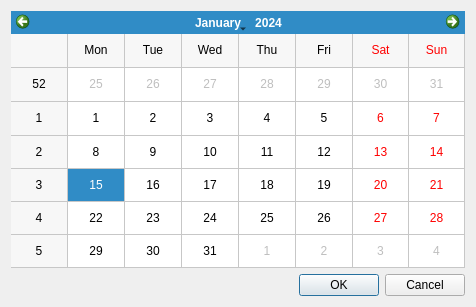
<?xml version="1.0" encoding="UTF-8"?>
<ui version="4.0">
 <class>MeteoCatDownloadDialog</class>
 <widget class="QDialog" name="MeteoCatDownloadDialog">
  <property name="geometry">
   <rect>
    <x>0</x>
    <y>0</y>
    <width>476</width>
    <height>307</height>
   </rect>
  </property>
  <property name="sizePolicy">
   <sizepolicy hsizetype="Expanding" vsizetype="Preferred">
    <horstretch>0</horstretch>
    <verstretch>0</verstretch>
   </sizepolicy>
  </property>
  <property name="windowTitle">
   <string>Meteo.cat Lightning Download</string>
  </property>
  <layout class="QGridLayout" name="gridLayout">
   <item row="0" column="0">
    <layout class="QVBoxLayout" name="verticalLayout">
     <item>
      <widget class="QCalendarWidget" name="_cal_download_day">
       <property name="gridVisible">
        <bool>true</bool>
       </property>
      </widget>
     </item>
    </layout>
   </item>
   <item row="1" column="0">
    <widget class="QDialogButtonBox" name="buttonBox">
     <property name="orientation">
      <enum>Qt::Horizontal</enum>
     </property>
     <property name="standardButtons">
      <set>QDialogButtonBox::Cancel|QDialogButtonBox::Ok</set>
     </property>
    </widget>
   </item>
  </layout>
 </widget>
 <resources/>
 <connections>
  <connection>
   <sender>buttonBox</sender>
   <signal>accepted()</signal>
   <receiver>MeteoCatDownloadDialog</receiver>
   <slot>accept()</slot>
   <hints>
    <hint type="sourcelabel">
     <x>248</x>
     <y>254</y>
    </hint>
    <hint type="destinationlabel">
     <x>157</x>
     <y>274</y>
    </hint>
   </hints>
  </connection>
  <connection>
   <sender>buttonBox</sender>
   <signal>rejected()</signal>
   <receiver>MeteoCatDownloadDialog</receiver>
   <slot>reject()</slot>
   <hints>
    <hint type="sourcelabel">
     <x>316</x>
     <y>260</y>
    </hint>
    <hint type="destinationlabel">
     <x>286</x>
     <y>274</y>
    </hint>
   </hints>
  </connection>
 </connections>
</ui>
